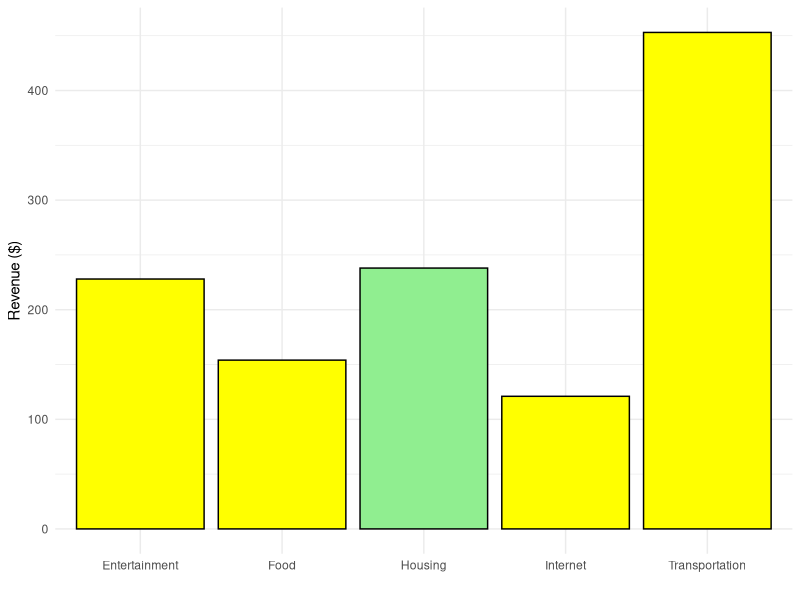
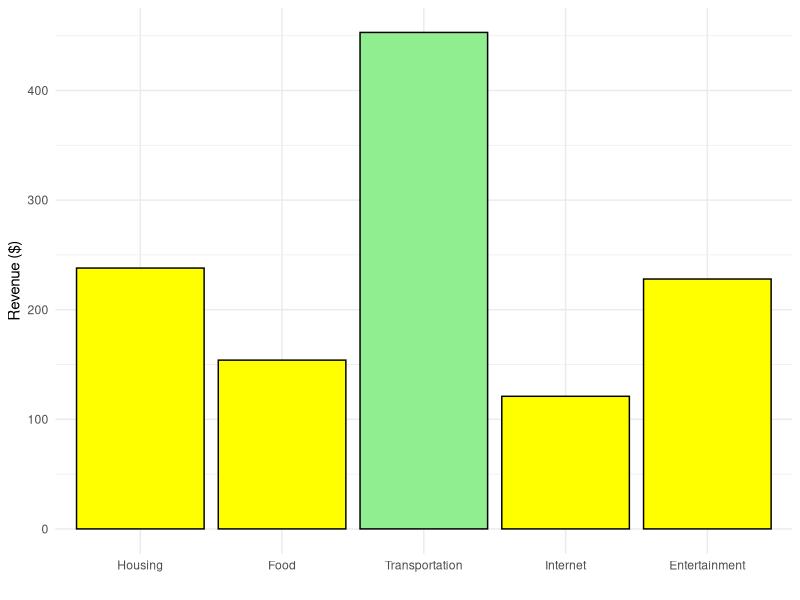
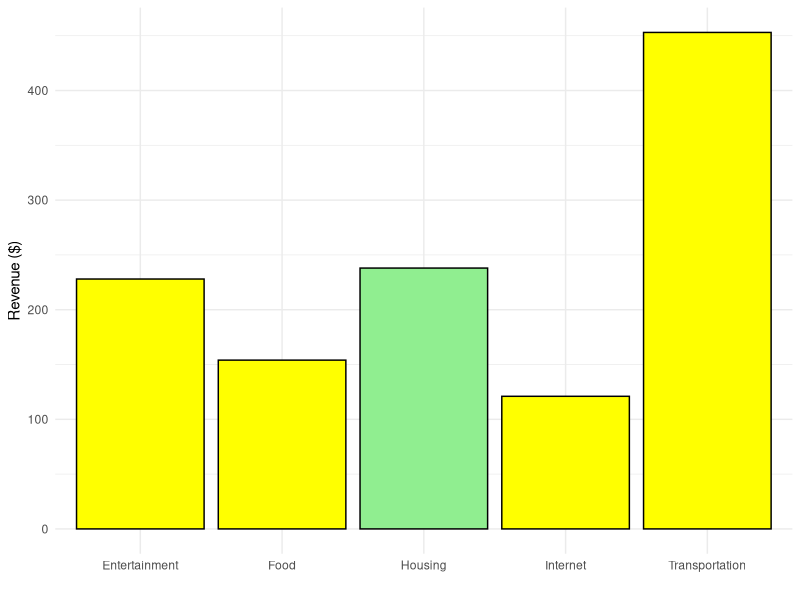
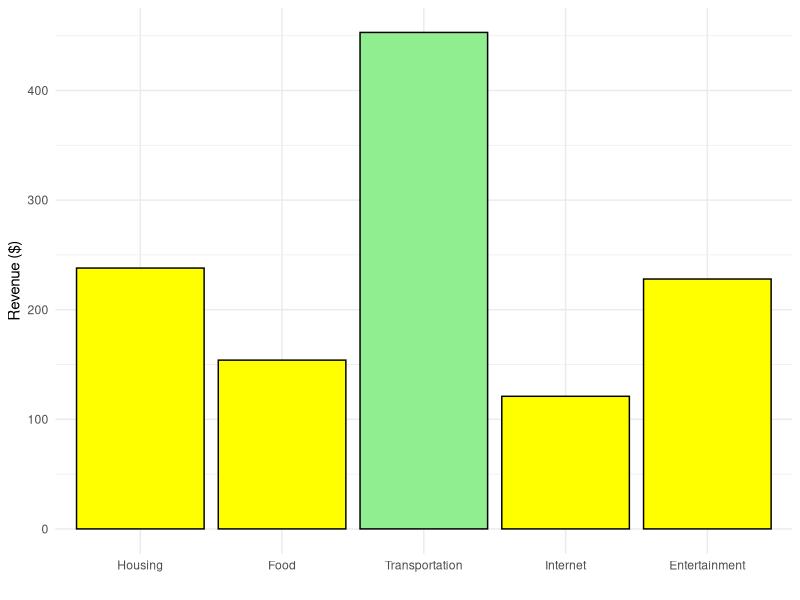

Here is the R script that generated these plots, in order:
## ---- chunk 1
# Load ggplot2 package
library(ggplot2)

# Data
categories <- c("Housing", "Food", "Transportation", "Internet", "Entertainment")
values <- c(238, 154, 453, 121, 228)

# Create a data frame
data <- data.frame(Category = categories, Revenue = values)

# Define colors
colors <- c("yellow", "yellow", "lightgreen", "yellow", "yellow")

# Create the bar chart
ggplot(data, aes(x = Category, y = Revenue, fill = Category)) +
  geom_bar(stat = "identity", color = "black", show.legend = FALSE) +
  scale_fill_manual(values = colors) +
  labs(y = "Revenue ($)", x = "") +
  theme_minimal()

ggsave("bars1.png", width=6, height=6)

## ---- chunk 2
# Load ggplot2 package
library(ggplot2)

# Data
categories <- c("Housing", "Food", "Transportation", "Internet", "Entertainment")
values <- c(238, 154, 453, 121, 228)

# Create a data frame
data <- data.frame(Category = factor(categories, levels = categories), Revenue = values)

# Define colors
colors <- c("yellow", "yellow", "lightgreen", "yellow", "yellow")

# Create the bar chart
ggplot(data, aes(x = Category, y = Revenue, fill = Category)) +
  geom_bar(stat = "identity", color = "black", show.legend = FALSE) +
  scale_fill_manual(values = colors) +
  labs(y = "Revenue ($)", x = "") +
  theme_minimal()

ggsave("bars2.png", width=6, height=6)
